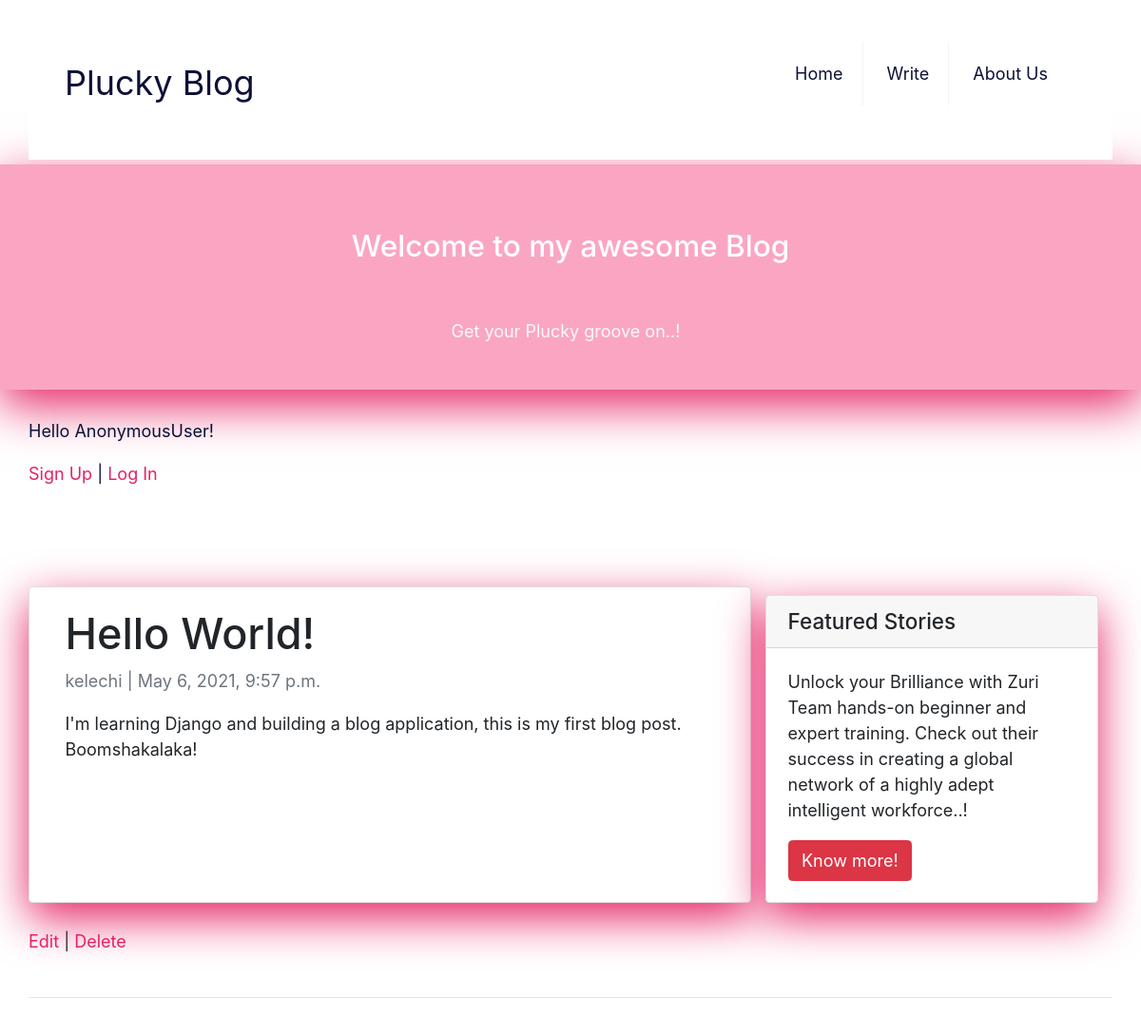
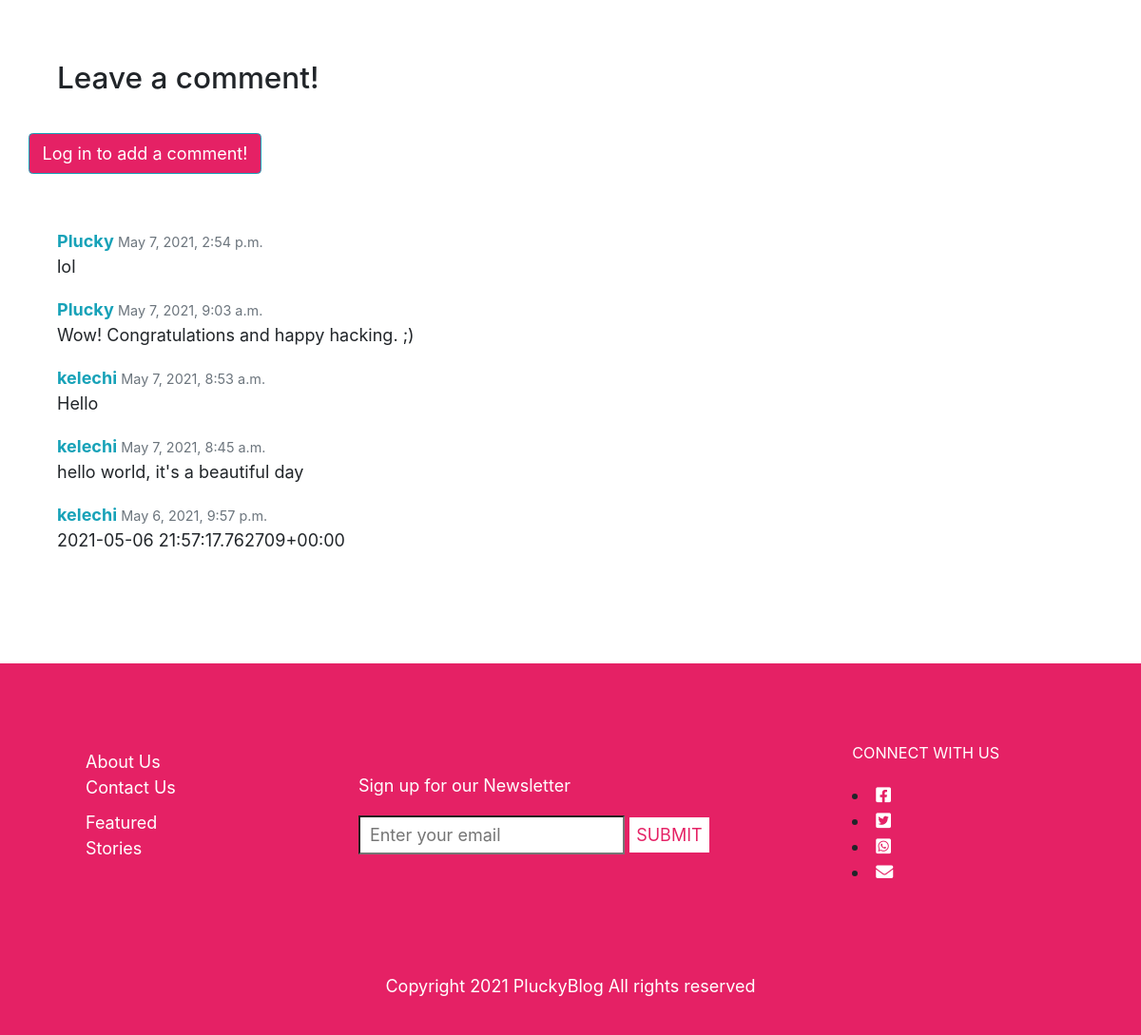
/post/1/, run on an earlier commit of the app's database (2 pictures, top to bottom).
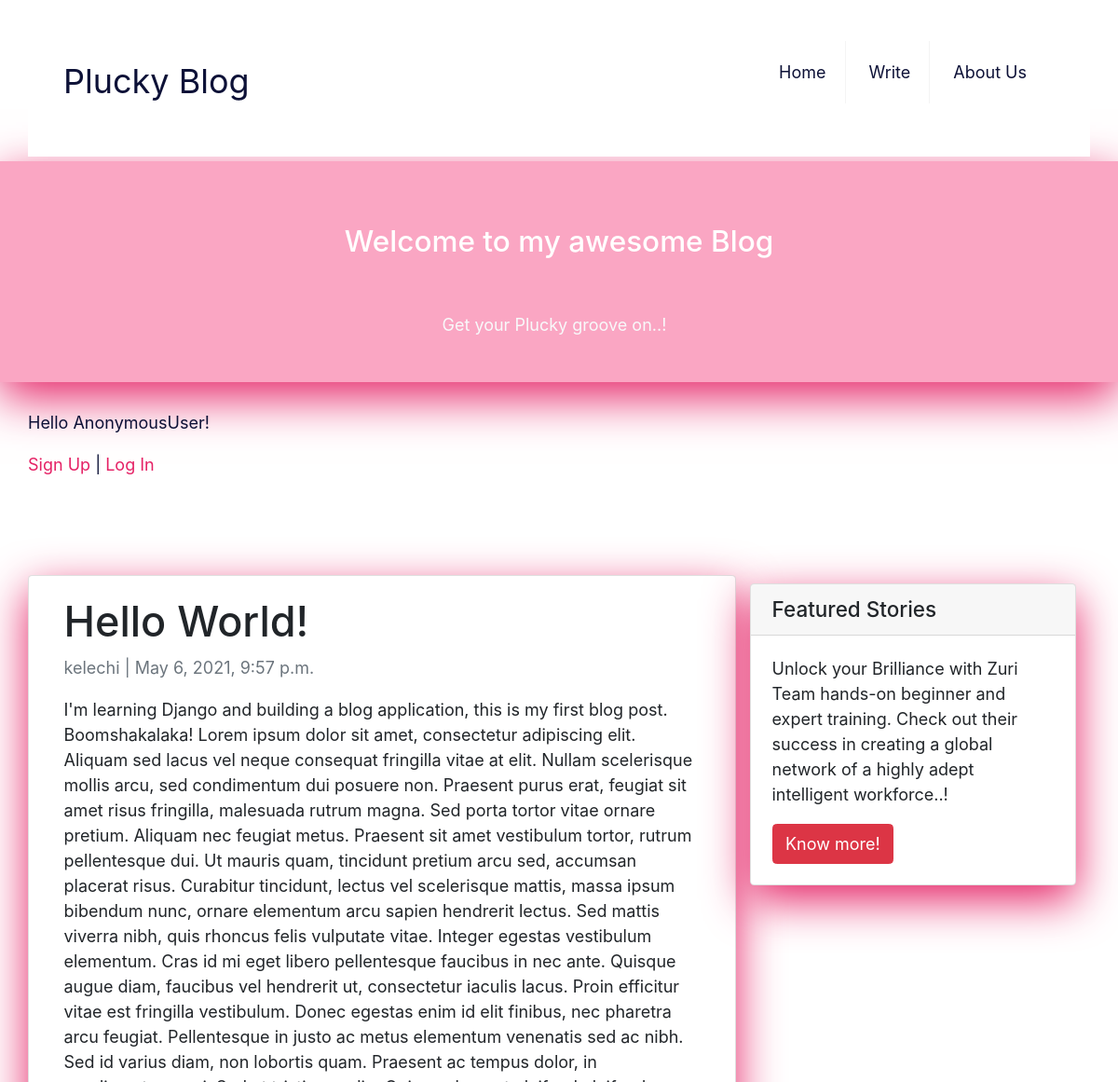
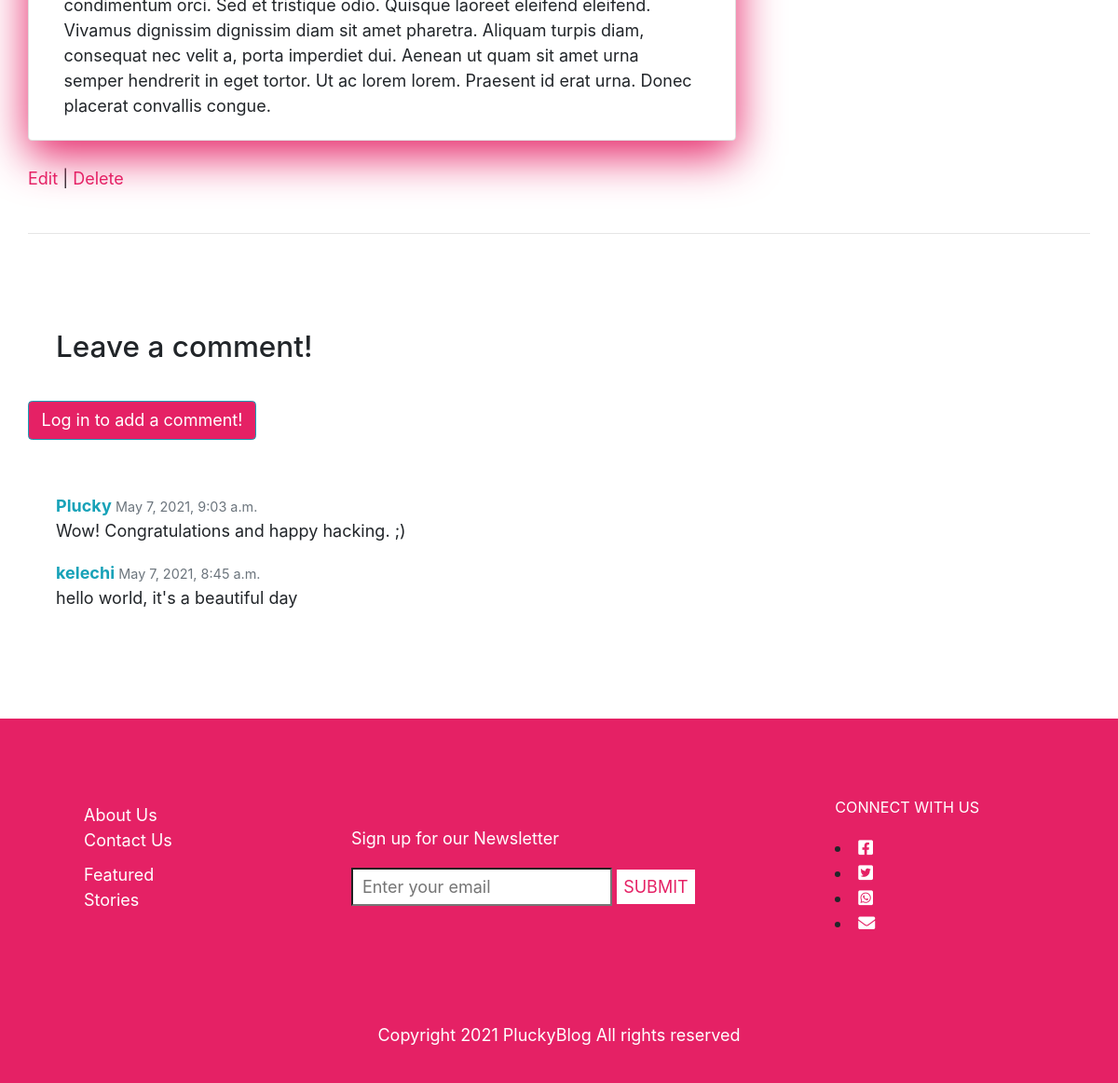
And on a later commit of the database (2 pictures, top to bottom).
### pluckyblog/models.py (models this page shows, shortened)
class Post(models.Model):
    title = models.CharField(max_length=200, unique=True)
    author = models.ForeignKey(
        'auth.User',
        on_delete=models.SET_NULL, null=True,
        related_name='posts',
    )
    date_updated = models.DateTimeField(default=timezone.now)
    body = models.TextField()
    date_posted = models.DateTimeField(default=timezone.now)
    status = models.IntegerField(choices=STATUS, default=0)
    class Meta:
        ordering = ['-date_posted']

class Comment(models.Model):
    post_connected = models.ForeignKey(
        Post,
        on_delete=models.CASCADE,
        related_name='comments',
    )
    author = models.ForeignKey(
        get_user_model(),
        on_delete=models.CASCADE,
    )
    body = models.TextField()
    date_posted = models.DateTimeField(default=timezone.now)
    class Meta:
        ordering = ['date_posted']

### pluckyblog/views.py (the view, shortened to what this page needs)
# urls.py: path('post/<int:pk>/', BlogDetailView.as_view(),
class BlogDetailView(DetailView):
    model = Post
    template_name = 'post_detail.html'
    def get_context_data(self, **kwargs):
        data = super().get_context_data(**kwargs)
        comments_connected = Comment.objects.filter(
            post_connected=self.get_object()).order_by('-date_posted')
        data['comments'] = comments_connected
        if self.request.user.is_authenticated:
            data['comment_form'] = NewCommentForm(instance=self.request.user)
        return data

### templates/post_detail.html (shortened to what this page needs)
{% extends 'base.html' %} {% block content %}
<main>
 <div class="container">
    <div class="row">
      <div class="col-md-8 card mb-4  mt-3 left  top">
        <div class="card-body">
          <h1>{% block title %} {{ object.title }} {% endblock title %}</h1>
          <p class=" text-muted">{{ post.author }} | {{ post.date_posted}}</p>
          <p class="card-text ">{{ object.body | safe }}</p>
        </div>
      </div>
      {% block sidebar %}
 <div class="col-md-4 float-right">
  <div class="card my-4">
    <h5 class="card-header">Featured Stories</h5>
    <div class="card-body">
      <p class="card-text">
        Unlock your Brilliance with Zuri Team hands-on beginner and expert training.
        Check out their success in creating a global network of a highly adept intelligent workforce..!
      </p>
      <a
        href="https://zuri.team/"
        class="btn btn-danger"
        >Know more!</a
      >
    </div>
  </div>
</div>
 {% endblock sidebar %}
    </div>
  </div>
  <a href="{% url 'post_edit' post.pk %}">Edit</a> |
  <a href="{% url 'post_delete' post.pk %}">Delete</a>
  <br /><br />
  <hr />
  <br /><br />
  <h3>Leave a comment!</h3>
  <div id="comments_section">
    {% if user.is_authenticated %}
    <form method="POST">
      {% csrf_token %}
      <div class="form-group">
        {{ comment_form }}
        <button class="btn btn-info" type="submit">
          Add comment <i class="fas fa-comments"></i>
        </button>
      </div>
    </form>
    {% else %}
    <a
      class="btn btn-outline-info"
      href="{% url 'login' %}?next={{request.path}}"
      >Log in to add a comment!</a
    ><br />
    {% endif %} {% if comments %}
    <br />
    <ul>
      {% for comment in comments %}
      <li>
        <div>
          <span>
            <strong class="text-info">{{ comment.author }} </strong>
            <small class="text-muted">{{ comment.date_posted }}</small>
          </span>
          <p>{{ comment.body|safe }}</p>
        </div>
      </li>
      {% endfor %}
    </ul>
    {% else %}
    <strong class="text-secondary">No comments yet...</strong>
    {% endif %}
  </div>
</main>
{% endblock content %}

### templates/base.html
{% load static %}
{% include 'blogsections/header.html' %}
{% block content %}
{% endblock content %}
{% include 'blogsections/footer.html' %}

### templates/blogsections/header.html (shortened to what this page needs)
<!DOCTYPE html>
{% load static %}
<html lang="en">
  <head>
    <link rel="stylesheet" href="{% static 'css/base.css' %}">
    <link rel="stylesheet" href="https://cdnjs.cloudflare.com/ajax/libs/font-awesome/5.15.3/css/all.min.css">
    <link rel="stylesheet" href="https://maxcdn.bootstrapcdn.com/bootstrap/4.0.0/css/bootstrap.min.css"
 />
  </head>
  <header>
    <div>
      <nav class="navbar">
        <a href="{% url 'home' %}" class="logo">Plucky Blog</a>
        <ul class="menu">
         <li><a href="{% url 'home' %}">Home</a></li>
         <li><a href="{% url 'post_new' %}">Write</a></li>
         <li><a href="#">About Us</a></li>
        </ul>
      </nav>
    </div>
  </header>
  <header class="masthead">
      <div class="container">
        <div class="row">
          <div class="col-md-8 col-md-10 mx-auto">
            <div class="site-heading">
              <h3 class="site-heading my-4 mt-3 text-white">
                Welcome to my awesome Blog
              </h3>
              <p class="text-light">Get your Plucky groove on..! &nbsp</p>
            </div>
          </div>
        </div>
      </div>
  </header>
  <div class="auth">
    {% if user.is_authenticated %}
    <p>Hello {{ request.user }}!</p><a href="#" onClick="document.getElementById('logoutform').submit()"><button type="button">Log Out</button></a>
    <form id="logoutform" method="POST" action="{% url 'logout' %}">
    {% csrf_token %}
    <input type="hidden">
    </form>
    {% else %}
    <p>Hello {{ request.user }}!</p>
    <a href="{% url 'signup' %}">Sign Up</a> | <a href="{% url 'login' %}">Log In</a>
    {% endif %}
    <br/><br/>
  </div>
</html>

### templates/blogsections/footer.html (shortened to what this page needs)
<footer>
  <div class="footer-top">
    <div class="footer-nav">
          <ul class="footer-links">
            <ul>
              <li></li><a href="#">About Us</a></li>
              <li><a href="#">Contact Us</a></li>
              <li><a href="#">Featured Stories</a></li>
            </ul>
          </ul>
    </div>
    <div class="footer-main">
      <div class="newsletter">
        <p>Sign up for our Newsletter</p>
        <div class="footer-form">
          <input type="email" id="footer-email" placeholder="Enter your email" />
          <button type="submit" class="footer-btn">SUBMIT</button>
        </div>
      </div>
      <div class="social">
        <p>CONNECT WITH US</p>
        <div class="social-links">
          <li class="facebook">
            <a href="#"><i class="fab fa-facebook-square"></i></a>
          </li>
          <li class="twitter">
            <a href="#"><i class="fab fa-twitter-square"></i></a>
          </li>
          <li class="gmail">
            <a href="#"><i class="fab fa-whatsapp-square"></i></a>
          </li>
          <li class="youtube">
            <a href="#"><i class="fas fa-envelope"></i></a>
          </li>
        </div>
      </div>
    </div>
  </div>
  <p class="copyright">Copyright 2021 PluckyBlog All rights reserved</p>
</footer>

### static/css/base.css (style rules this page uses)
html { box-sizing: border-box; font-family: Arial, Helvetica, sans-serif; font-size: 18px; }
*, *::before, *::after { font-weight: inherit; margin: 0; padding: 0; border-radius: 0; box-sizing: inherit; }
a.btn.btn-danger { color: #FFF; }
button { background-color: #e52165; color: #FFF; }
input { color: #FFF; }
.auth a { color: #e52165; }
main a { color: #e52165; }
ul { list-style-type: none; padding: 30px 30px 30px; }
header { padding: 5px 30px; align-items: center; justify-content: space-between; }
footer { background-color: #e52165; }
h3 { padding: 30px 30px 30px; }
header a, footer a, footer p { color: #FFF; }
.navbar { background-color: #fff; display: flex; justify-content: space-between; align-items: center; }
.navbar .logo { display: inline-block; font-size: 2em; padding: 10px 20px; text-decoration: none; color: #0d1137; }
.navbar .menu li { list-style: none; display: inline-block; }
.navbar .menu li a { display: block; padding: 20px 20px; border-right: 1px solid #f4f4f4; text-decoration: none; color: #0d1137; }
.navbar .menu li:last-child a { border-right: none; }
main { padding: 50px 30px; display: block; column-gap: 10px; }
p { display: block; margin-block-start: 1em; margin-block-end: 1em; margin-inline-start: 0px; margin-inline-end: 0px; }
.card { box-shadow: 0 16px 48px #e52165; }
.masthead { background: #faa6c3; height: auto; text-align: center; padding-bottom: 30px; box-shadow: 0 16px 48px #e52165; padding-top: 10px; }
a.btn.btn-outline-info { background-color: #e52165; color: #FFF; box-shadow: #e52165; }
footer { padding: 20px 30px; }
.footer-top { display: grid; grid-template-columns: 20% 80%; align-items: center; }
.footer-main { display: flex; align-items: center; justify-content: space-evenly; }
.footer-links li { margin-bottom: 10px; }
.newsletter p, .social p { margin-top: 0; }
.footer-form { display: flex; align-items: center; }
.footer-form input { padding: 5px 10px; margin-right: 5px; width: 70%; }
.footer-form button { padding: 5px 7px; color: #e52165; background-color: #FFF; outline: none; border: none; cursor: pointer; }
.social p { font-size: 0.9rem; }
.social-links a { margin-right: 10px; }
.copyright { text-align: center; margin-top: 30px; }
.auth { display: inline-block; padding: 30px; padding-bottom: 10px; text-decoration: none; color: #0d1137; }

What changed in the data, as far as the page shows it:
removed Comment: author "Plucky", date_posted "May 7, 2021, 2:54 p.m.", body "lol"
removed Comment: author "kelechi", date_posted "May 7, 2021, 8:53 a.m.", body "Hello"
removed Comment: author "kelechi", date_posted "May 6, 2021, 9:57 p.m.", body "2021-05-06 21:57:17.762709+00:00"
changed Post "Hello World!": body "I'm learning Django and building a blog application, this is my first blog post. Boomshakalaka!" → "…first blog post. Boomshakalaka! Lorem ipsum dolor sit amet, consectetur adipiscing elit. Aliquam sed lacus vel neque consequat fringilla vitae at elit. Nullam scelerisque mollis arcu, sed condimentum dui posuere non. Praesent purus erat, feugiat sit amet risus fringilla, malesuada rutrum magna. Sed porta tortor vitae ornare pretium. Aliquam nec feugiat metus. Praesent sit amet vestibulum tortor, rutrum pellentesque dui. Ut mauris quam, tincidunt pretium arcu sed, accumsan placerat risus. Curabitur tincidunt, lectus vel scelerisque mattis, massa ipsum bibendum nunc, ornare elementum arcu sapien hendrerit lectus. Sed mattis viverra nibh, quis rhoncus felis vulputate vitae. Integer egestas…"
